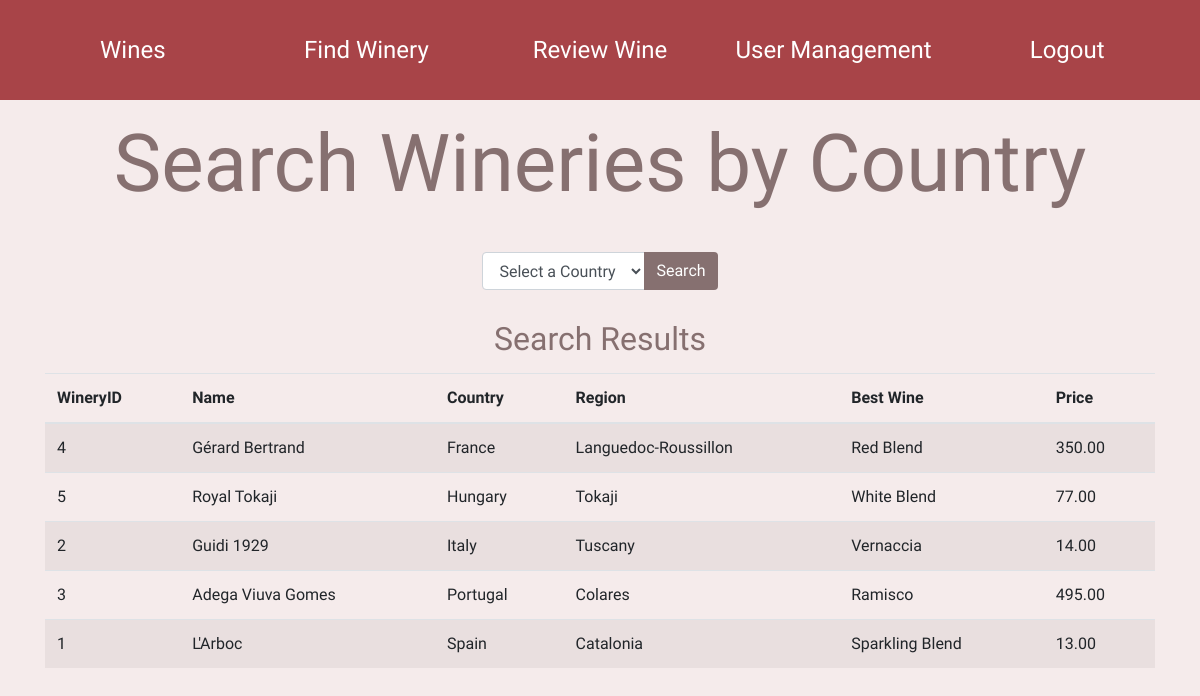
Page /search.php on the earlier database version.
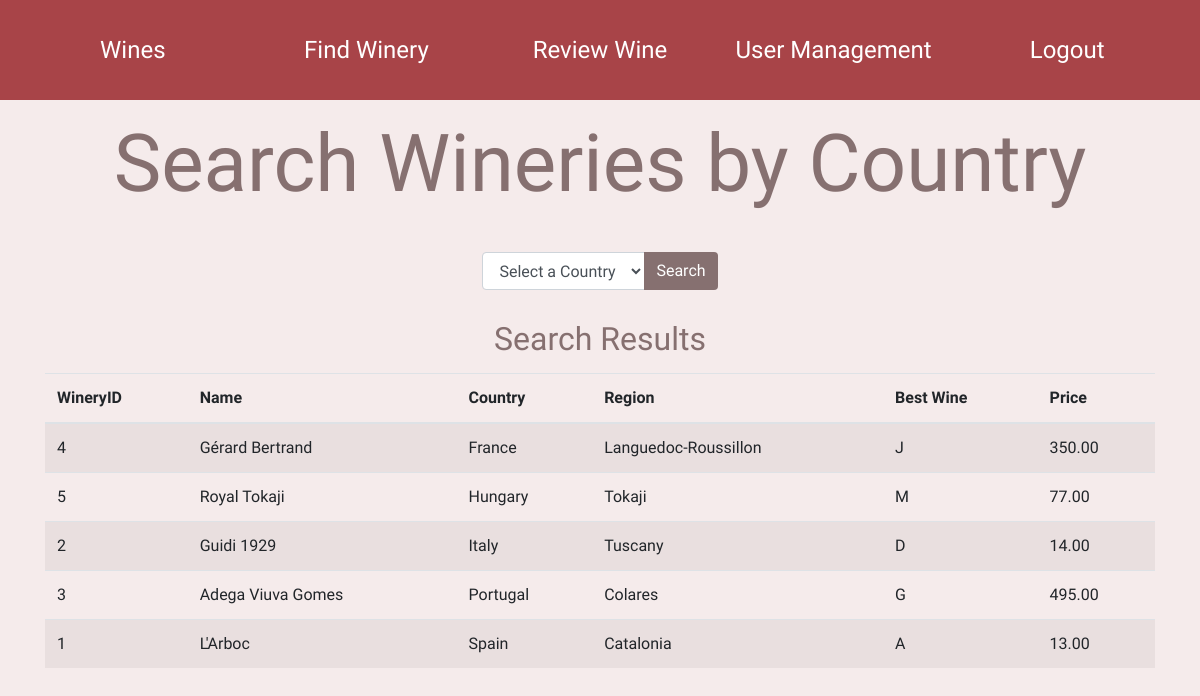
Same page on the later database version.
### tables this page shows
CREATE TABLE COS221_Winery (
  WineryID INT PRIMARY KEY AUTO_INCREMENT,
  Country VARCHAR(255) NOT NULL,
  Region VARCHAR(255) NOT NULL,
  Name VARCHAR(255) NOT NULL
);

CREATE TABLE COS221_Wines (
  WineID INT PRIMARY KEY AUTO_INCREMENT,
  Name VARCHAR(255) NOT NULL,
  Vinification VARCHAR(255) NOT NULL,
  Appellation VARCHAR(255) NOT NULL,
  Vintage INT NOT NULL,
  Price DECIMAL(10,2) NOT NULL CHECK (Price >= 0),
  WineryID INT,
  FOREIGN KEY (WineryID) REFERENCES COS221_Winery(WineryID) ON DELETE CASCADE
);

### search.php (the view, shortened to what this page needs)
<?php
class Database
{
    public static function instance()
    {
        static $instance = null;
        if ($instance === null) {
            global $db_host, $db_user, $db_pass, $db_name;
            $instance = new Database($db_host, $db_user, $db_pass, $db_name);
        }
        return $instance;
    }
    private function __construct($db_host, $db_user, $db_pass, $db_name)
    {
        $this->conn = new mysqli($db_host, $db_user, $db_pass, $db_name);
    }
}
$db = Database::instance();
$result = $db->conn->query("SELECT * FROM COS221_Winery ORDER BY Country;");
?>
<!doctype html>
<html>
<head>
</head>
<body>
    <?php require_once("header.php"); ?>
    <main>
        <h1>Search Wineries by Country</h1>
        <form action="./search.php" method="POST" class="form-inline my-4">
            <div class="form-group">
                <div class="input-group">
                    <select id="sortOption" name="sort" class="form-control">
                        <option value="none" selected disabled hidden>Select a Country</option>
                    </select>
                    <div class="input-group-append">
                        <button id="SortPrice" type="submit" class="btn btn-primary">Search</button>
                    </div>
                </div>
            </div>
        </form>
        <h1 id="results">Search Results</h2>
            <div class="container">
                <div class="table-responsive">
                    <table class="table table-striped">
                        <thead>
                            <tr>
                                <th>WineryID</th>
                                <th>Name</th>
                                <th>Country</th>
                                <th>Region</th>
                                <th>Best Wine</th>
                                <th>Price</th>
                            </tr>
                        </thead>
                        <tbody>
                            <?php
                            if ($result) {
                                while ($row = $result->fetch_row()) {
                                    echo "<tr><td>" . $row[0] . "</td><td>" . $row[3] . "</td><td>" . $row[1] . "</td><td>" . $row[2] . "</td>";
                                    $temp = $db->conn->query("SELECT COS221_Reviews.*,COS221_Wines.* FROM COS221_Reviews,COS221_Wines WHERE COS221_Reviews.WineID = COS221_Wines.WineID AND COS221_Wines.WineryID = '$row[0]' ORDER BY COS221_Reviews.Points DESC;");
                                    if ($temp) {
                                        $s = $temp->fetch_row();
                                        if ($s) {
                                            $t = $db->conn->query("SELECT * FROM COS221_Wines WHERE WineID LIKE '$s[2]';");
                                            if ($t) {
                                                $try = $t->fetch_row();
                                                if ($try) {
                                                    echo "<td>" . $try[1] . "</td><td>" . $try[5] . "</td></tr>";
                                                } else {
                                                    echo "<td>No Reviews</td><td>No Wines as of yet</td></tr>";
                                                }
                                            } else {
                                                echo "<td>No Reviews</td><td>No Wines as of yet</td></tr>";
                                            }
                                        } else {
                                            $t = $db->conn->query("SELECT * FROM COS221_Wines WHERE WineryID = '$row[0]' LIMIT 1;");
                                            if ($t) {
                                                $try = $t->fetch_row();
                                                if ($try) {
                                                    echo "<td>" . $try[1] . "</td><td>" . $try[5] . "</td></tr>";
                                                } else {
                                                    echo "<td>No Reviews</td><td>No Wines as of yet</td></tr>";
                                                }
                                            } else {
                                                echo "<td>No Reviews</td><td>No Wines as of yet</td></tr>";
                                            }
                                        }
                                    }
                                }
                            } else {
                                echo "<p>No results found</p>";
                            }
                            ?>
                        </tbody>
                    </table>
                </div>
            </div>
    </main>
</body>
</html>

Differences in the rows shown:
changed through a linked row, cos221_winery "Gérard Bertrand": cos221_wines.Name "Red Blend" → "J"
changed through a linked row, cos221_winery "Royal Tokaji": cos221_wines.Name "White Blend" → "M"
changed through a linked row, cos221_winery "Guidi 1929": cos221_wines.Name "Vernaccia" → "D"
changed through a linked row, cos221_winery "Adega Viuva Gomes": cos221_wines.Name "Ramisco" → "G"
changed through a linked row, cos221_winery "L'Arboc": cos221_wines.Name "Sparkling Blend" → "A"
